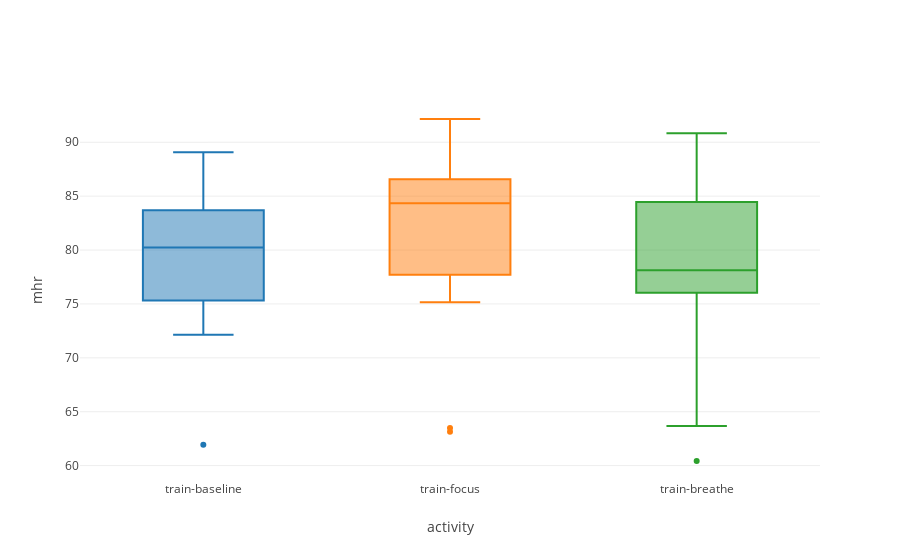
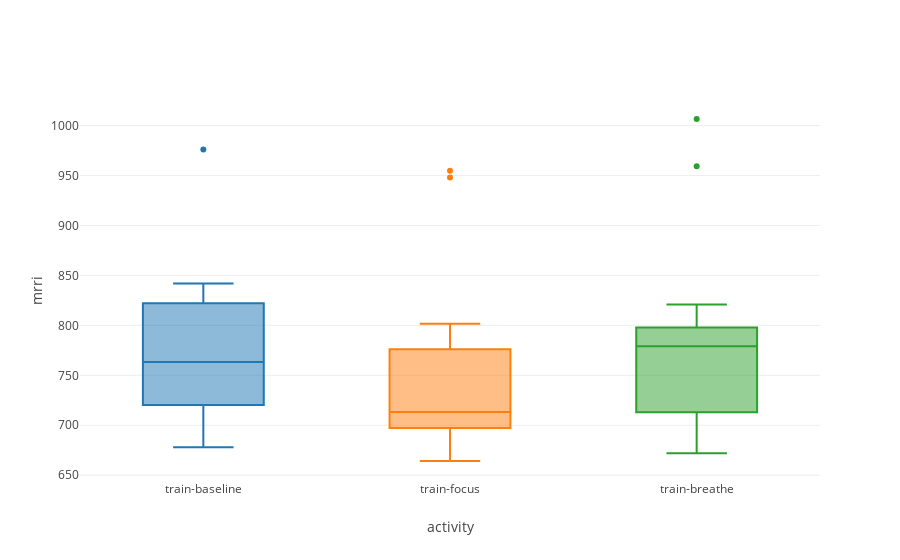
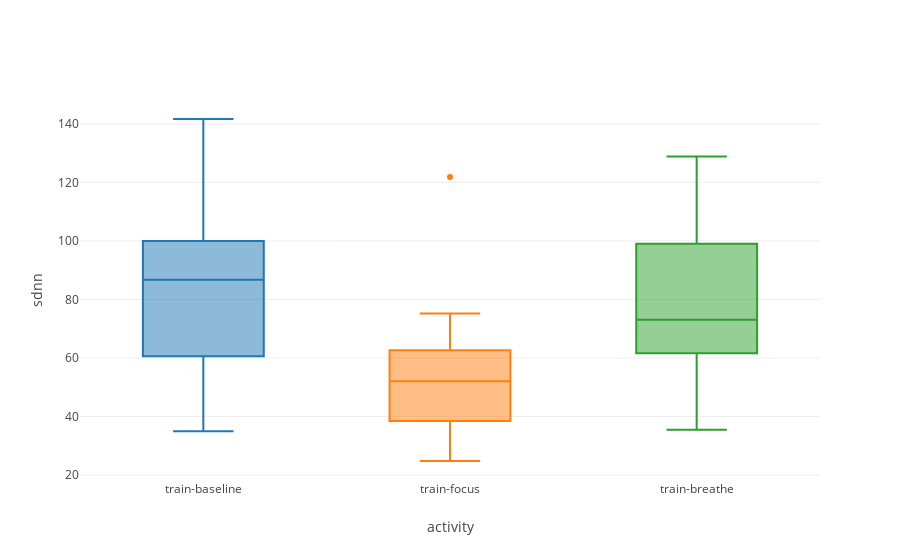
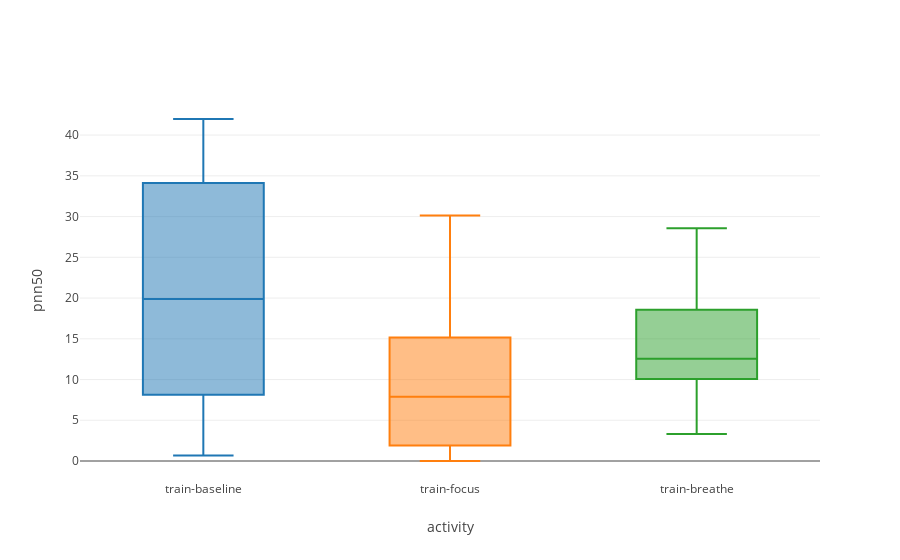

The code cell stored with these charts, in order, in its notebook:
### Markdown cell above
---


# VISUALIZATION

---

### Code cell
#d21 = df_export[df_export.start > '2018-06-21']
for feat in cl.features_all:
    dv.boxplot_compare(dfs, feat, groupby='activity', min_examples=1)

### Figure 1 — Plotly figure (JSON) as saved in the notebook; plotly's stock layout.template omitted (floating-point values rounded to 4 significant figures)
{"data": [{"name": "train-baseline", "showlegend": false, "type": "box", "y": [72.14, 80.24, 76.12, 78.56, 72.95, 89.07, 84.85, 81.44, 88.51, 76.89, 80.6, 83.31, 61.93]}, {"name": "train-focus", "showlegend": false, "type": "box", "y": [76.45, 77.72, 84.73, 80.17, 75.17, 81.4, 78.42, 87.21, 86.44, 92.16, 90.52, 86.56, 85.37, 87.61, 83.94, 85.32, 63.48, 63.15]}, {"name": "train-breathe", "showlegend": false, "type": "box", "y": [76.33, 76.59, 84.47, 77.69, 74.79, 82.19, 81.24, 86.0, 87.44, 80.74, 90.83, 86.13, 74.28, 78.56, 76.54, 76.04, 60.43, 63.68]}], "layout": {"xaxis": {"title": "activity"}, "yaxis": {"title": "mhr"}}}

### Figure 2 — Plotly figure (JSON) as saved in the notebook; plotly's stock layout.template omitted (floating-point values rounded to 4 significant figures)
{"data": [{"name": "train-baseline", "showlegend": false, "type": "box", "y": [841.8, 763.2, 816.7, 771.7, 838, 678.0, 712.2, 748.2, 715.8, 790.3, 749.0, 721.8, 976.1]}, {"name": "train-focus", "showlegend": false, "type": "box", "y": [789.7, 776.1, 711.1, 758.9, 801.6, 742.8, 767.3, 690.2, 697.2, 681.7, 664.2, 703.8, 704.7, 686.9, 715.7, 705.9, 948.0, 954.8]}, {"name": "train-breathe", "showlegend": false, "type": "box", "y": [792.1, 788.0, 713.0, 781.8, 814.0, 737.6, 749.7, 700.5, 687.9, 747.1, 672.0, 706.0, 820.9, 776.1, 794.6, 797.9, 1007.0, 959.2]}], "layout": {"xaxis": {"title": "activity"}, "yaxis": {"title": "mrri"}}}

### Figure 3 — Plotly figure (JSON) as saved in the notebook; plotly's stock layout.template omitted (floating-point values rounded to 4 significant figures)
{"data": [{"name": "train-baseline", "showlegend": false, "type": "box", "y": [98.31, 92.25, 132.6, 61.0, 105.1, 53.73, 68.58, 86.75, 141.7, 92.5, 59.27, 34.95, 85.31]}, {"name": "train-focus", "showlegend": false, "type": "box", "y": [62.68, 57.98, 41.0, 71.73, 52.7, 52.95, 41.64, 38.46, 56.04, 121.9, 30.4, 75.16, 36.47, 37.52, 24.81, 46.34, 51.48, 64.59]}, {"name": "train-breathe", "showlegend": false, "type": "box", "y": [65.08, 61.59, 44.01, 73.44, 110.9, 65.18, 77.86, 45.41, 35.45, 55.71, 69.62, 72.71, 104.3, 99.04, 93.63, 85.28, 117.8, 128.9]}], "layout": {"xaxis": {"title": "activity"}, "yaxis": {"title": "sdnn"}}}

### Figure 4 — Plotly figure (JSON) as saved in the notebook; plotly's stock layout.template omitted (floating-point values rounded to 4 significant figures)
{"data": [{"name": "train-baseline", "showlegend": false, "type": "box", "y": [37.91, 19.21, 41.98, 9.783, 32.85, 3.191, 13.76, 19.89, 41.51, 26.71, 2, 0.6897, 29.2]}, {"name": "train-focus", "showlegend": false, "type": "box", "y": [16.46, 16.67, 8.421, 15.17, 30.12, 3.297, 9.945, 1.896, 7.368, 29.28, 0.5464, 12.23, 1.099, 1.064, 0, 2.688, 8.392, 7.353]}, {"name": "train-breathe", "showlegend": false, "type": "box", "y": [16.77, 12.8, 4.762, 12.07, 18.56, 9.845, 11.11, 5.97, 3.315, 10.05, 11.06, 12.3, 24.84, 21.71, 18.9, 13.53, 18.32, 28.57]}], "layout": {"xaxis": {"title": "activity"}, "yaxis": {"title": "pnn50"}}}
